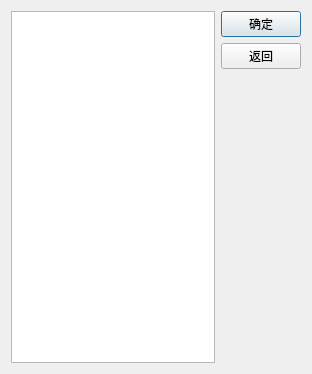
<?xml version="1.0" encoding="UTF-8"?>
<ui version="4.0">
 <class>Library</class>
 <widget class="QDialog" name="Library">
  <property name="geometry">
   <rect>
    <x>0</x>
    <y>0</y>
    <width>312</width>
    <height>374</height>
   </rect>
  </property>
  <property name="windowTitle">
   <string>已借</string>
  </property>
  <layout class="QGridLayout" name="gridLayout">
   <item row="0" column="0">
    <widget class="QTableWidget" name="tableWidget"/>
   </item>
   <item row="0" column="1">
    <layout class="QVBoxLayout" name="verticalLayout">
     <item>
      <widget class="QPushButton" name="OK_Button">
       <property name="text">
        <string>确定</string>
       </property>
      </widget>
     </item>
     <item>
      <widget class="QPushButton" name="Cancel_Button">
       <property name="text">
        <string>返回</string>
       </property>
      </widget>
     </item>
     <item>
      <spacer name="verticalSpacer">
       <property name="orientation">
        <enum>Qt::Vertical</enum>
       </property>
       <property name="sizeHint" stdset="0">
        <size>
         <width>20</width>
         <height>208</height>
        </size>
       </property>
      </spacer>
     </item>
    </layout>
   </item>
  </layout>
 </widget>
 <resources/>
 <connections>
  <connection>
   <sender>Cancel_Button</sender>
   <signal>clicked()</signal>
   <receiver>Library</receiver>
   <slot>reject()</slot>
   <hints>
    <hint type="sourcelabel">
     <x>277</x>
     <y>21</y>
    </hint>
    <hint type="destinationlabel">
     <x>268</x>
     <y>117</y>
    </hint>
   </hints>
  </connection>
 </connections>
</ui>
